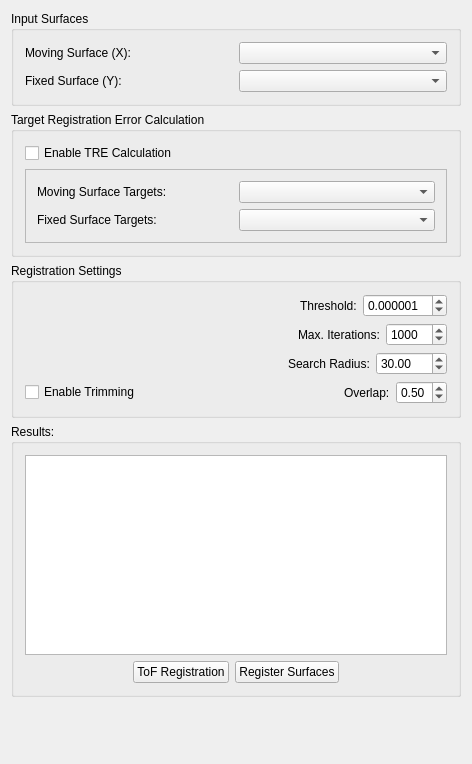
<?xml version="1.0" encoding="UTF-8"?>
<ui version="4.0">
 <class>QmitkAICPRegistrationViewControls</class>
 <widget class="QWidget" name="QmitkAICPRegistrationViewControls">
  <property name="geometry">
   <rect>
    <x>0</x>
    <y>0</y>
    <width>472</width>
    <height>764</height>
   </rect>
  </property>
  <property name="minimumSize">
   <size>
    <width>0</width>
    <height>0</height>
   </size>
  </property>
  <property name="windowTitle">
   <string>QmitkTemplate</string>
  </property>
  <layout class="QVBoxLayout" name="verticalLayout">
   <item>
    <widget class="QGroupBox" name="m_InputGroup">
     <property name="title">
      <string>Input Surfaces</string>
     </property>
     <layout class="QVBoxLayout" name="verticalLayout_2">
      <item>
       <layout class="QHBoxLayout" name="horizontalLayout">
        <item>
         <widget class="QLabel" name="m_MovingSurfaceLabel">
          <property name="text">
           <string>Moving Surface (X):</string>
          </property>
         </widget>
        </item>
        <item>
         <widget class="QmitkDataStorageComboBox" name="m_MovingSurfaceComboBox"/>
        </item>
       </layout>
      </item>
      <item>
       <layout class="QHBoxLayout" name="horizontalLayout_2">
        <item>
         <widget class="QLabel" name="m_FixedSurfaceLabel">
          <property name="text">
           <string>Fixed Surface (Y):</string>
          </property>
         </widget>
        </item>
        <item>
         <widget class="QmitkDataStorageComboBox" name="m_FixedSurfaceComboBox"/>
        </item>
       </layout>
      </item>
     </layout>
    </widget>
   </item>
   <item>
    <widget class="QGroupBox" name="m_targetGroup">
     <property name="title">
      <string>Target Registration Error Calculation</string>
     </property>
     <layout class="QVBoxLayout" name="verticalLayout_3">
      <item>
       <layout class="QHBoxLayout" name="horizontalLayout_3">
        <item>
         <widget class="QCheckBox" name="m_EnableTreCalculation">
          <property name="text">
           <string>Enable TRE Calculation</string>
          </property>
         </widget>
        </item>
        <item>
         <spacer name="horizontalSpacer_9">
          <property name="orientation">
           <enum>Qt::Horizontal</enum>
          </property>
          <property name="sizeHint" stdset="0">
           <size>
            <width>40</width>
            <height>20</height>
           </size>
          </property>
         </spacer>
        </item>
       </layout>
      </item>
      <item>
       <widget class="QFrame" name="m_TargetSelectFrame">
        <property name="frameShape">
         <enum>QFrame::StyledPanel</enum>
        </property>
        <property name="frameShadow">
         <enum>QFrame::Raised</enum>
        </property>
        <layout class="QVBoxLayout" name="verticalLayout_10">
         <item>
          <layout class="QHBoxLayout" name="horizontalLayout_5">
           <item>
            <widget class="QLabel" name="m_MovingTargetsLabel">
             <property name="text">
              <string>Moving Surface Targets:</string>
             </property>
            </widget>
           </item>
           <item>
            <widget class="QmitkDataStorageComboBox" name="m_MovingTargets"/>
           </item>
          </layout>
         </item>
         <item>
          <layout class="QHBoxLayout" name="horizontalLayout_6">
           <item>
            <widget class="QLabel" name="label_4">
             <property name="text">
              <string>Fixed Surface Targets: </string>
             </property>
            </widget>
           </item>
           <item>
            <widget class="QmitkDataStorageComboBox" name="m_FixedTargets"/>
           </item>
          </layout>
         </item>
        </layout>
       </widget>
      </item>
     </layout>
    </widget>
   </item>
   <item>
    <widget class="QGroupBox" name="groupBox">
     <property name="title">
      <string>Registration Settings</string>
     </property>
     <layout class="QVBoxLayout" name="verticalLayout_5">
      <item>
       <layout class="QHBoxLayout" name="horizontalLayout_9">
        <item>
         <spacer name="horizontalSpacer_4">
          <property name="orientation">
           <enum>Qt::Horizontal</enum>
          </property>
          <property name="sizeHint" stdset="0">
           <size>
            <width>40</width>
            <height>20</height>
           </size>
          </property>
         </spacer>
        </item>
        <item>
         <widget class="QLabel" name="m_ThresholdLabel">
          <property name="text">
           <string>Threshold:</string>
          </property>
         </widget>
        </item>
        <item>
         <widget class="QDoubleSpinBox" name="m_ThresholdSpinbox">
          <property name="decimals">
           <number>6</number>
          </property>
          <property name="singleStep">
           <double>0.000001000000000</double>
          </property>
          <property name="value">
           <double>0.000001000000000</double>
          </property>
         </widget>
        </item>
       </layout>
      </item>
      <item>
       <layout class="QHBoxLayout" name="horizontalLayout_10">
        <item>
         <spacer name="horizontalSpacer_5">
          <property name="orientation">
           <enum>Qt::Horizontal</enum>
          </property>
          <property name="sizeHint" stdset="0">
           <size>
            <width>40</width>
            <height>20</height>
           </size>
          </property>
         </spacer>
        </item>
        <item>
         <widget class="QLabel" name="m_MaxIterLabel">
          <property name="text">
           <string>Max. Iterations:</string>
          </property>
         </widget>
        </item>
        <item>
         <widget class="QSpinBox" name="m_MaxIterationsSpinbox">
          <property name="maximum">
           <number>10000</number>
          </property>
          <property name="singleStep">
           <number>10</number>
          </property>
          <property name="value">
           <number>1000</number>
          </property>
         </widget>
        </item>
       </layout>
      </item>
      <item>
       <layout class="QHBoxLayout" name="horizontalLayout_12">
        <item>
         <spacer name="horizontalSpacer_6">
          <property name="orientation">
           <enum>Qt::Horizontal</enum>
          </property>
          <property name="sizeHint" stdset="0">
           <size>
            <width>40</width>
            <height>20</height>
           </size>
          </property>
         </spacer>
        </item>
        <item>
         <widget class="QLabel" name="label">
          <property name="text">
           <string>Search Radius:</string>
          </property>
         </widget>
        </item>
        <item>
         <widget class="QDoubleSpinBox" name="m_SearchRadius">
          <property name="minimum">
           <double>1.000000000000000</double>
          </property>
          <property name="maximum">
           <double>1000.000000000000000</double>
          </property>
          <property name="value">
           <double>30.000000000000000</double>
          </property>
         </widget>
        </item>
       </layout>
      </item>
      <item>
       <layout class="QHBoxLayout" name="horizontalLayout_4">
        <item>
         <widget class="QCheckBox" name="m_EnableTrimming">
          <property name="text">
           <string>Enable Trimming</string>
          </property>
         </widget>
        </item>
        <item>
         <spacer name="horizontalSpacer_3">
          <property name="orientation">
           <enum>Qt::Horizontal</enum>
          </property>
          <property name="sizeHint" stdset="0">
           <size>
            <width>40</width>
            <height>20</height>
           </size>
          </property>
         </spacer>
        </item>
        <item>
         <widget class="QLabel" name="m_TrimmFactorLabel">
          <property name="text">
           <string>Overlap:</string>
          </property>
         </widget>
        </item>
        <item>
         <widget class="QDoubleSpinBox" name="m_TrimmFactorSpinbox">
          <property name="decimals">
           <number>2</number>
          </property>
          <property name="maximum">
           <double>0.990000000000000</double>
          </property>
          <property name="singleStep">
           <double>0.100000000000000</double>
          </property>
          <property name="value">
           <double>0.500000000000000</double>
          </property>
         </widget>
        </item>
       </layout>
      </item>
     </layout>
    </widget>
   </item>
   <item>
    <widget class="QGroupBox" name="m_ResultGroup">
     <property name="title">
      <string>Results:</string>
     </property>
     <layout class="QVBoxLayout" name="verticalLayout_4">
      <item>
       <layout class="QHBoxLayout" name="horizontalLayout_8">
        <item>
         <widget class="QTextEdit" name="m_TextEdit">
          <property name="minimumSize">
           <size>
            <width>0</width>
            <height>200</height>
           </size>
          </property>
          <property name="maximumSize">
           <size>
            <width>16777215</width>
            <height>200</height>
           </size>
          </property>
         </widget>
        </item>
       </layout>
      </item>
      <item>
       <layout class="QHBoxLayout" name="horizontalLayout_7">
        <item>
         <spacer name="horizontalSpacer">
          <property name="orientation">
           <enum>Qt::Horizontal</enum>
          </property>
          <property name="sizeHint" stdset="0">
           <size>
            <width>40</width>
            <height>20</height>
           </size>
          </property>
         </spacer>
        </item>
        <item>
         <widget class="QPushButton" name="m_TOFRegistration">
          <property name="text">
           <string>ToF Registration</string>
          </property>
         </widget>
        </item>
        <item>
         <widget class="QPushButton" name="m_RegisterSurfaceButton">
          <property name="text">
           <string>Register Surfaces</string>
          </property>
         </widget>
        </item>
        <item>
         <spacer name="horizontalSpacer_2">
          <property name="orientation">
           <enum>Qt::Horizontal</enum>
          </property>
          <property name="sizeHint" stdset="0">
           <size>
            <width>40</width>
            <height>20</height>
           </size>
          </property>
         </spacer>
        </item>
       </layout>
      </item>
     </layout>
    </widget>
   </item>
   <item>
    <spacer name="verticalSpacer">
     <property name="orientation">
      <enum>Qt::Vertical</enum>
     </property>
     <property name="sizeHint" stdset="0">
      <size>
       <width>20</width>
       <height>40</height>
      </size>
     </property>
    </spacer>
   </item>
  </layout>
 </widget>
 <layoutdefault spacing="6" margin="11"/>
 <customwidgets>
  <customwidget>
   <class>QmitkDataStorageComboBox</class>
   <extends>QComboBox</extends>
   <header>QmitkDataStorageComboBox.h</header>
  </customwidget>
 </customwidgets>
 <resources/>
 <connections/>
</ui>
